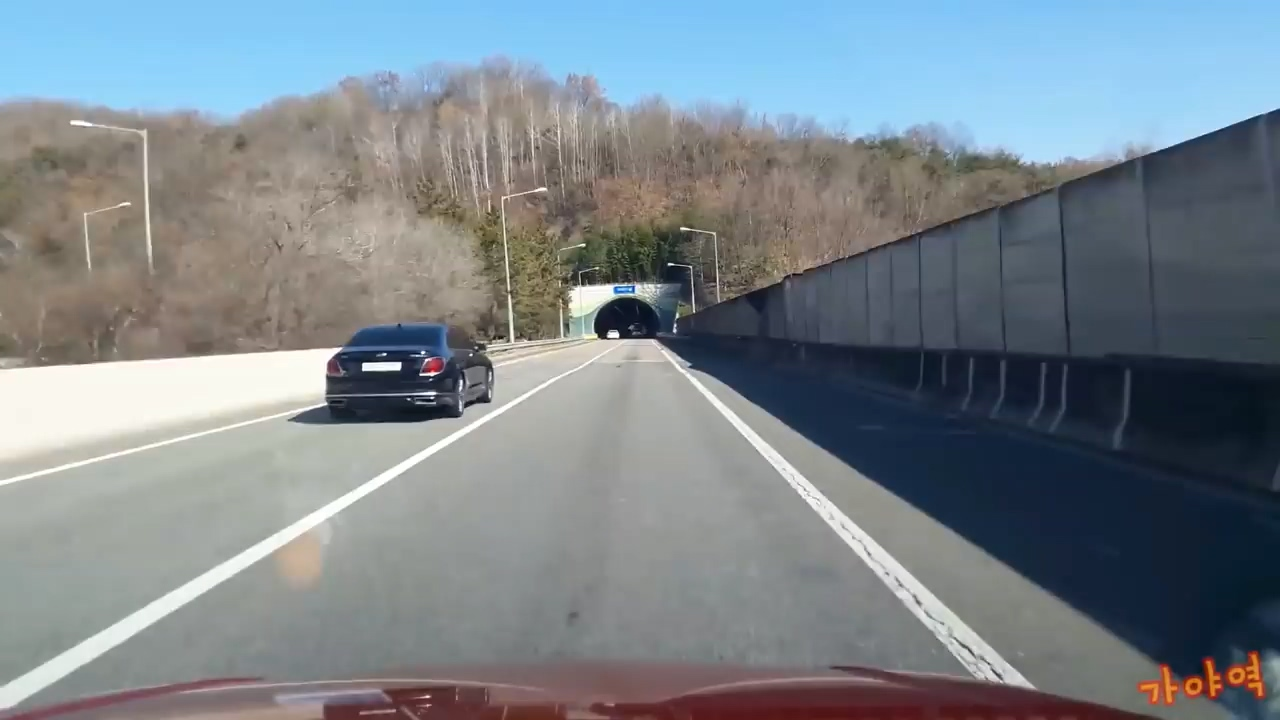
#> input picture test_images/01.jpg, 1280 x 720 px, given in place of Drive.mp4, which was not available
$ python Lane.py   (older library calls are emulated)
#> lines starting #> are read from the running program, lines starting #| are printed output that depends on the picture; after the words box and inside, x2 and y2 are one past the last pixel; in counts of white or black regions, pixels touching at a corner belong together; pictures that were not available may be replaced by others from this repository, and a replacement may not be noted
import numpy as np
import os
import io
import cv2
import math
import pickle
import time

from moviepy.editor import VideoFileClip
from scipy.misc import imresize

red = (0, 0, 255)
green = (0, 255, 0)
blue = (255, 0, 0)
white = (255, 255, 255)
yellow = (0, 255, 255)
deepgray = (43, 43, 43)

cyan = (255, 255, 0)
magenta = (255, 0, 255)
lime = (0, 255, 128)
font = cv2.FONT_HERSHEY_SIMPLEX

# Global 함수 초기화
l_center, r_center, lane_center = ((0,0)), ((0,0)), ((0,0))
pts = np.array([[0, 0], [0, 0], [0, 0], [0, 0]], np.int32)
pts = pts.reshape((-1, 1, 2))

first_frame = 1

def grayscale(img):
    return cv2.cvtColor(img, cv2.COLOR_BGR2GRAY)

def canny(img, low_threshold, high_threshold):
    return cv2.Canny(img, low_threshold, high_threshold)

def gaussian_blur(img, kernel_size):
    return cv2.GaussianBlur(img, (kernel_size, kernel_size), 0)

def region_of_interest(img, vertices):
        mask = np.zeros_like(img)

        if len(img.shape) > 2:
            channel_count = img.shape[2]
            ignore_mask_color = (255, ) * channel_count
        else:
            ignore_mask_color = 255

        cv2.fillPoly(mask, vertices, ignore_mask_color)
        # vertiecs로 만든 polygon으로 이미지의 ROI를 정하고 ROI 이외의 영역은 모두 검정색으로 정한다.

        masked_image = cv2.bitwise_and(img, mask)
        return masked_image

def get_slope(x1,y1,x2,y2):
    return (y2-y1)/(x2-x1)

def draw_lines(img, lines):
    global cache
    global first_frame

    y_global_min = img.shape[0] # min은 y값 중 가장 큰값을 의미할 것이다. 또는 차로부터 멀어져 길을 따라 내려가는 지점 (?)
    y_max = img.shape[0]

    l_slope, r_slope = [], []
    l_lane, r_lane = [], []

    det_slope = 0.5
    margin = 10
    α = 0.2

    if lines is not None:
        for line in lines:
            for x1,y1,x2,y2 in line:
                slope = get_slope(x1,y1,x2,y2)
                if slope > det_slope:
                    r_slope.append(slope)
                    r_lane.append(line)
                elif slope < -det_slope:
                    l_slope.append(slope)
                    l_lane.append(line)

        y_global_min = min(y1, y2, y_global_min)

    if (len(l_lane) == 0 or len(r_lane) == 0): # 오류 방지
        return 1

    l_slope_mean = np.mean(l_slope, axis =0)
    r_slope_mean = np.mean(r_slope, axis =0)
    l_mean = np.mean(np.array(l_lane), axis=0)
    r_mean = np.mean(np.array(r_lane), axis=0)

    if ((r_slope_mean == 0) or (l_slope_mean == 0 )):
        print('dividing by zero')
        return 1

    # y=mx+b -> b = y -mx
    l_b = l_mean[0][1] - (l_slope_mean * l_mean[0][0])
    r_b = r_mean[0][1] - (r_slope_mean * r_mean[0][0])

    if np.isnan((y_global_min - l_b)/l_slope_mean) or \
    np.isnan((y_max - l_b)/l_slope_mean) or \
    np.isnan((y_global_min - r_b)/r_slope_mean) or \
    np.isnan((y_max - r_b)/r_slope_mean):
        return 1

    l_x1 = int((y_global_min - l_b)/l_slope_mean)
    l_x2 = int((y_max - l_b)/l_slope_mean)
    r_x1 = int((y_global_min - r_b)/r_slope_mean)
    r_x2 = int((y_max - r_b)/r_slope_mean)

    if l_x1 > r_x1: # Left line이 Right Line보다 오른쪽에 있는 경우 (Error)
        l_x1 = ((l_x1 + r_x1)/2)
        r_x1 = l_x1

        l_y1 = ((l_slope_mean * l_x1 ) + l_b)
        r_y1 = ((r_slope_mean * r_x1 ) + r_b)
        l_y2 = ((l_slope_mean * l_x2 ) + l_b)
        r_y2 = ((r_slope_mean * r_x2 ) + r_b)

    else: # l_x1 < r_x1 (Normal)
        l_y1 = y_global_min
        l_y2 = y_max
        r_y1 = y_global_min
        r_y2 = y_max

    current_frame = np.array([l_x1, l_y1, l_x2, l_y2, r_x1, r_y1, r_x2, r_y2], dtype ="float32")

    if first_frame == 1:
        next_frame = current_frame
        first_frame = 0
    else:
        prev_frame = cache
        next_frame = (1-α)*prev_frame+α*current_frame

    global pts
    pts = np.array([[next_frame[0], next_frame[1]], [next_frame[2], next_frame[3]], [next_frame[6], next_frame[7]], [next_frame[4], next_frame[5]]], np.int32)
    pts = pts.reshape((-1, 1, 2))

    global l_center
    global r_center
    global lane_center

    div = 2
    l_center = (int((next_frame[0] + next_frame[2]) / div), int((next_frame[1] + next_frame[3]) / div))
    r_center = (int((next_frame[4] + next_frame[6]) / div), int((next_frame[5] + next_frame[7]) / div))
    lane_center = (int((l_center[0] + r_center[0]) / div), int((l_center[1] + r_center[1]) / div))

    cache = next_frame

def hough_lines(img, rho, theta, threshold, min_line_len, max_line_gap):
    lines = cv2.HoughLinesP(img, rho, theta, threshold, np.array([]), minLineLength=min_line_len, maxLineGap=max_line_gap)
    line_img = np.zeros((img.shape[0], img.shape[1], 3), dtype=np.uint8)
    draw_lines(line_img, lines)
    return line_img

def weighted_img(img, initial_img, α=0.8, β=1., λ=0.):
    return cv2.addWeighted(initial_img, α, img, β, λ)

def process_image(image):
    global first_frame

    image = imresize(image, (720, 1280, 3))
    height, width = image.shape[:2]

    kernel_size = 5

    # Canny Edge Detection Threshold
    low_thresh = 100
    high_thresh = 150

    rho = 2
    theta = np.pi/180
    thresh = 100
    min_line_len = 50
    max_line_gap = 150

    gray_image = grayscale(image)
    img_hsv = cv2.cvtColor(image, cv2.COLOR_RGB2HSV) # 더 넓은 폭의 노란색 범위를 얻기위해 HSV를 이용한다.

    lower_yellow = np.array([20, 100, 100], dtype = "uint8")
    upper_yellow = np.array([30, 255, 255], dtype = "uint8")

    mask_yellow = cv2.inRange(img_hsv, lower_yellow, upper_yellow)
    mask_white = cv2.inRange(gray_image, 100, 255)

    mask_yw = cv2.bitwise_or(mask_white, mask_yellow) # 흰색과 노란색의 영역을 합친다.
    mask_yw_image = cv2.bitwise_and(gray_image, mask_yw) # Grayscale로 변환한 원본 이미지에서 흰색과 노란색만 추출

    gauss_gray = gaussian_blur(mask_yw_image, kernel_size)

    canny_edges = canny(gauss_gray, low_thresh, high_thresh)

    vertices = [get_pts(image)]
    roi_image = region_of_interest(canny_edges, vertices)

    line_image = hough_lines(roi_image, rho, theta, thresh, min_line_len, max_line_gap)
    result = weighted_img(line_image, image, α=0.8, β=1., λ=0.)
    # mask = cv2.polylines(result, vertices, True, (0, 255, 255)) # ROI mask

    return result

def get_pts(image):
    height, width = image.shape[:2]

    vertices = np.array([
                [250, 650],
                [550, 470],
                [730, 470],
                [1100, 650]
                ])
    return vertices

# [4 lines left out: function get_roi, not called in this run]


hei = 30
font_size = 1
def inf_box(image, flag = 0): # Information Box
    cv2.rectangle(image, (0,0), (400, 250), deepgray, -1)
    if flag == 0:
        cv2.putText(image, 'WARNING : ', (10, hei*2), font, 1, white, font_size)
        cv2.putText(image, 'None', (190, hei*2), font, 1, white, font_size)
    elif flag == 1:
        cv2.putText(image, 'WARNING : ', (10, hei*2), font, 1, red, font_size)
        cv2.putText(image, 'Turn Right', (190, hei*2), font, 1, red, font_size)
    elif flag == 2:
        cv2.putText(image, 'WARNING : ', (10, hei*2), font, 1, red, font_size)
        cv2.putText(image, 'Turn Left', (190, hei*2), font, 1, red, font_size)

def show_fps(image, frames, start, color = white):
    now_fps = round(frames / (time.time() - start), 2)
    cv2.putText(image, "FPS : %.2f"%now_fps, (10, hei), font, 1, color, font_size)
    # print("Now FPS is {0}".format(now_fps))

def std_line(image, height, whalf, color = yellow):
    cv2.line(image, (whalf, lane_center[1]), (whalf, int(height)), color, 2)
    cv2.line(image, (whalf, lane_center[1]), (lane_center[0], lane_center[1]), color, 2)

def warning_line(image, whalf, gap=20, length=10, color =white):
    cv2.line(image, (whalf-gap, lane_center[1]-length), (whalf-gap, lane_center[1]+length), color, 1)
    cv2.line(image, (whalf+gap, lane_center[1]-length), (whalf+gap, lane_center[1]+length), color, 1)

# [4 lines left out: function lane_position, not called in this run]

def visualize(image):
    height, width = image.shape[:2]
    zeros = np.zeros_like(image)
    whalf = int(width/2)
    hhalf = int(height/2)

    # result = cv2.addWeighted(image, 1, mask, 0.3, 0)
    inf_box(zeros, flag = 0)
    if not lane_center[1] < hhalf:
        gap = 20
        max = 200
        if r_center[0]-l_center[0] > max:
            cv2.fillPoly(zeros, [pts], lime)
            std_line(zeros, height = height, whalf = whalf)# Standard Line
            warning_line(zeros, gap = gap, whalf = whalf) # Warning Boundary
            lane_position(zeros) # Lane Position

            if lane_center[0] < whalf-gap:
                inf_box(zeros, flag = 1)
            elif lane_center[0] > whalf+gap:
                inf_box(zeros, flag = 2)
            else :
                pass
    return zeros


# [4 lines left out: function save_video, not called in this run]

"""--------------------------Video test--------------------------------------"""

first_frame = 1
start = time.time()
image_name = "Drive.mp4"
cap = cv2.VideoCapture("test_videos/" + image_name)
# clip1 = save_video('out_videos/result_' + image_name) # result 영상 저장

frames = 0
while (cap.isOpened()):
    _, frame = cap.read()
#> frame is the input picture: shape (720, 1280, 3); mean B, G, R 138.2, 131.6, 122.3
    prc_img = process_image(frame)
#> in process_image, `mask_yellow = cv2.inRange(img_hsv, lower_yellow, upper_yellow)`:
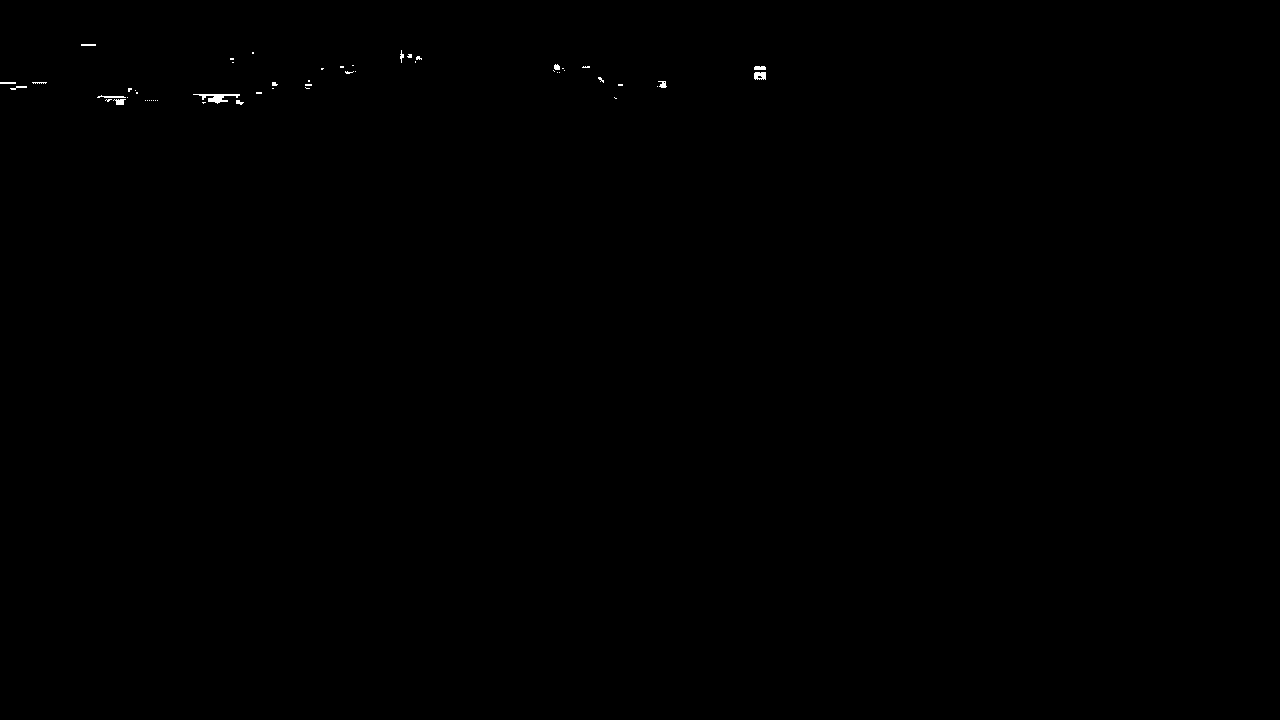
#> mask_yellow: shape (720, 1280); 0.1% white; 53 white regions (40 under 20 px), largest, box (x1, y1, x2, y2) and area: (193, 94, 240, 104) 199, (754, 72, 766, 80) 81, (97, 95, 126, 98) 52
#> in process_image, `mask_white = cv2.inRange(gray_image, 100, 255)`:
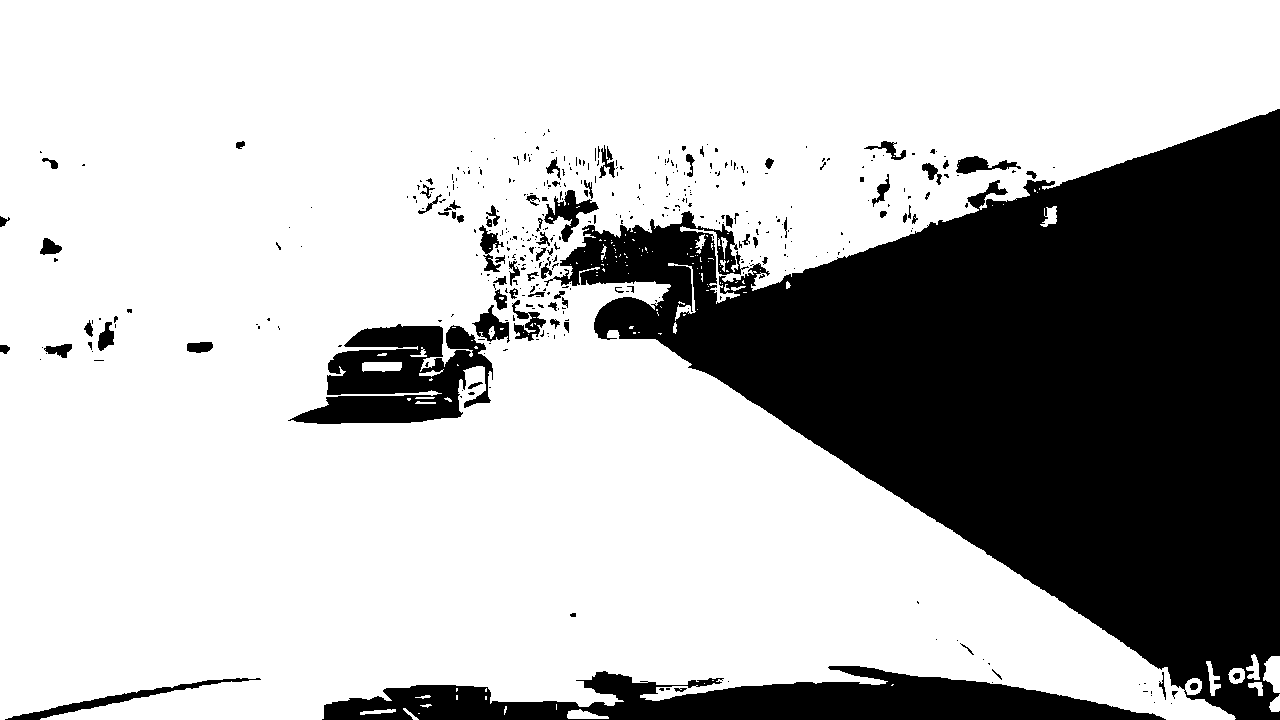
#> mask_white: shape (720, 1280); 71.5% white; 419 black regions (336 under 20 px), largest, box (x1, y1, x2, y2) and area: (544, 109, 1280, 720) 214891, (322, 666, 1166, 720) 24680, (288, 324, 493, 424) 11867
#> in process_image, `vertices = [get_pts(image)]`: vertices = [[[250, 650], [550, 470], [730, 470], [1100, 650]]]
#> in hough_lines, `lines = cv2.HoughLinesP(img, rho, theta, threshold, np.array([]), minL..`: lines = [[817, 512, 950, 650], [875, 542, 994, 650], [864, 551, 965, 645]]
#> the loop in draw_lines, `for line in lines:` made 3 passes
#> after the loop in draw_lines, `for line in lines:`: l_lane = []; r_lane = [[[817, 512, 950, 650]], [[875, 542, 994, 650]], [[864, 551, 965, 645]]]; r_slope = [1.04, 0.908, 0.931]
#> in weighted_img, `return cv2.addWeighted(initial_img, α, img, β, λ)`:
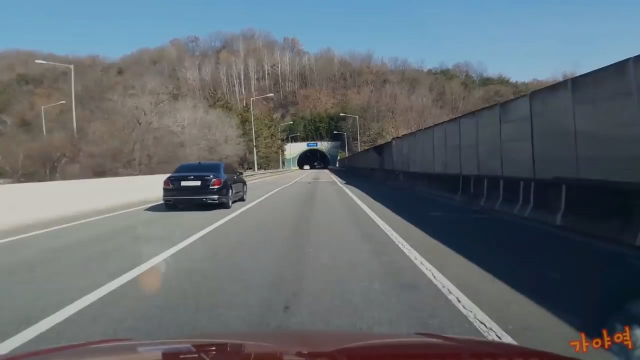
#> returned value: shape (720, 1280, 3) (shown at 1/2 size); mean of channels 0, 1, 2 110.6, 105.3, 97.9; drawn as B, G, R
    result = visualize(prc_img)
#> in inf_box, `cv2.putText(image, 'WARNING : ', (10, hei*2), font, 1, white, font_size)`:
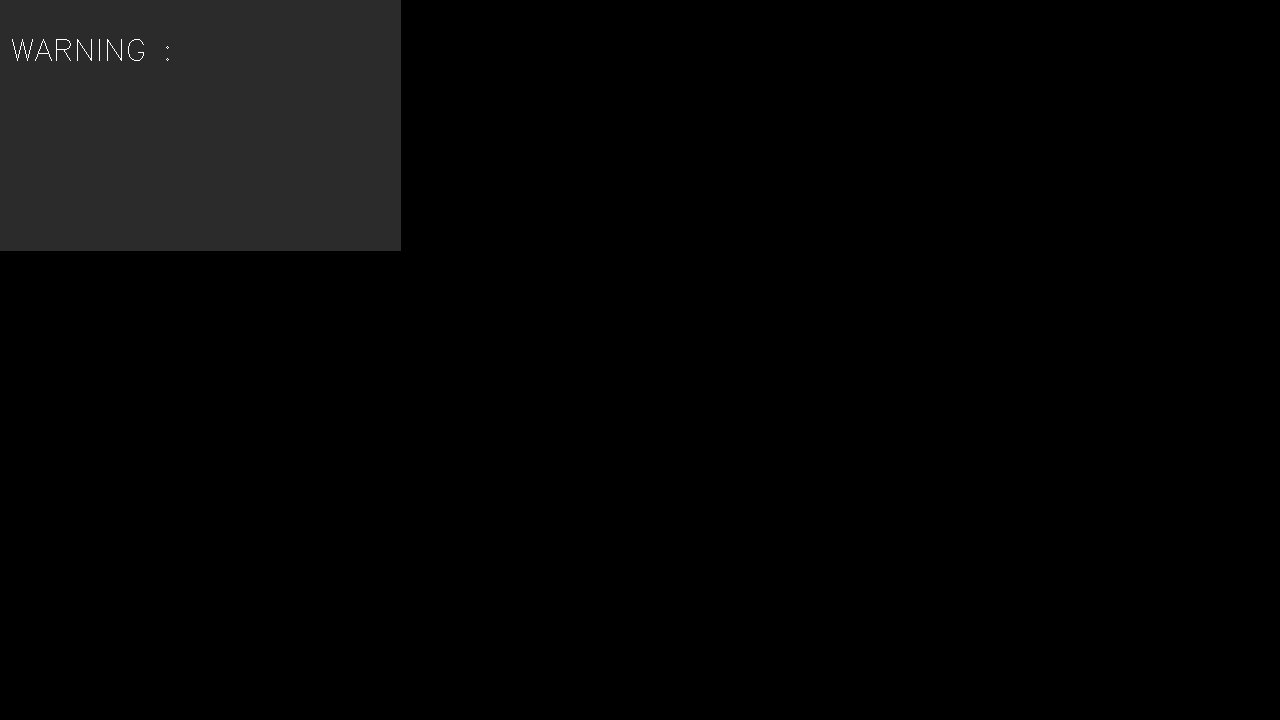
#> image: shape (720, 1280, 3); min 0, max 255, mean 4.8
    show_fps(result, frames, start)

    cv2.imshow("result", result)
    # clip1.write(result)
    frames += 1
    if cv2.waitKey(1) & 0xFF == ord('q'):
#> (key q is pressed here)
        break

cap.release()
cv2.destroyAllWindows()

# --------------------------------------------------------------------------"""
